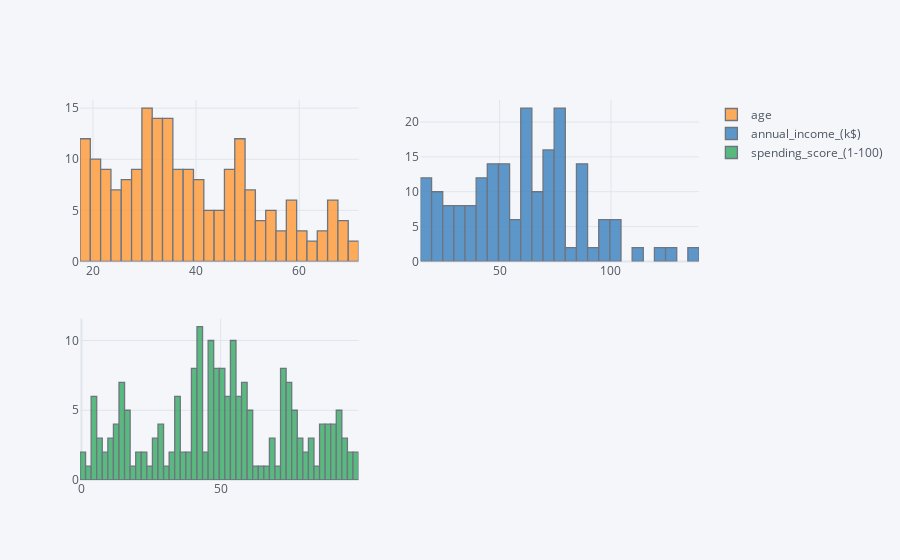

Notebook code cell kept with this figure:
### Code cell
X_numerical.iplot(kind='histogram', subplots=True,bins=50);

### Figure 1 — Plotly figure (JSON) as saved in the notebook; plotly's stock layout.template omitted (floating-point values rounded to 4 significant figures; data arrays with more than 128 entries replaced by an {"elided": "..."} marker saying what was removed)
{"data": [{"histfunc": "count", "histnorm": "", "marker": {"color": "rgba(255, 153, 51, 1.0)", "line": {"color": "#4D5663", "width": 1.3}}, "name": "age", "nbinsx": 50, "opacity": 0.8, "orientation": "v", "type": "histogram", "x": {"elided": "200 int values"}, "xaxis": "x", "yaxis": "y"}, {"histfunc": "count", "histnorm": "", "marker": {"color": "rgba(55, 128, 191, 1.0)", "line": {"color": "#4D5663", "width": 1.3}}, "name": "annual_income_(k$)", "nbinsx": 50, "opacity": 0.8, "orientation": "v", "type": "histogram", "x": {"elided": "200 int values"}, "xaxis": "x2", "yaxis": "y2"}, {"histfunc": "count", "histnorm": "", "marker": {"color": "rgba(50, 171, 96, 1.0)", "line": {"color": "#4D5663", "width": 1.3}}, "name": "spending_score_(1-100)", "nbinsx": 50, "opacity": 0.8, "orientation": "v", "type": "histogram", "x": {"elided": "200 int values"}, "xaxis": "x3", "yaxis": "y3"}], "layout": {"autosize": true, "barmode": "overlay", "legend": {"bgcolor": "#F5F6F9", "font": {"color": "#4D5663"}}, "paper_bgcolor": "#F5F6F9", "plot_bgcolor": "#F5F6F9", "title": {"font": {"color": "#4D5663"}}, "xaxis": {"anchor": "y", "autorange": true, "domain": [0, 0.45], "gridcolor": "#E1E5ED", "range": [17.5, 71.5], "showgrid": true, "tickfont": {"color": "#4D5663"}, "title": {"font": {"color": "#4D5663"}, "text": ""}, "type": "linear", "zerolinecolor": "#E1E5ED"}, "xaxis2": {"anchor": "y2", "autorange": true, "domain": [0.55, 1], "gridcolor": "#E1E5ED", "range": [14.5, 139.5], "showgrid": true, "tickfont": {"color": "#4D5663"}, "title": {"font": {"color": "#4D5663"}, "text": ""}, "type": "linear", "zerolinecolor": "#E1E5ED"}, "xaxis3": {"anchor": "y3", "autorange": true, "domain": [0, 0.45], "gridcolor": "#E1E5ED", "range": [-0.5, 99.5], "showgrid": true, "tickfont": {"color": "#4D5663"}, "title": {"font": {"color": "#4D5663"}, "text": ""}, "type": "linear", "zerolinecolor": "#E1E5ED"}, "yaxis": {"anchor": "x", "autorange": true, "domain": [0.575, 1], "gridcolor": "#E1E5ED", "range": [0, 15.79], "showgrid": true, "tickfont": {"color": "#4D5663"}, "title": {"font": {"color": "#4D5663"}, "text": ""}, "zerolinecolor": "#E1E5ED"}, "yaxis2": {"anchor": "x2", "autorange": true, "domain": [0.575, 1], "gridcolor": "#E1E5ED", "range": [0, 23.16], "showgrid": true, "tickfont": {"color": "#4D5663"}, "title": {"font": {"color": "#4D5663"}, "text": ""}, "zerolinecolor": "#E1E5ED"}, "yaxis3": {"anchor": "x3", "autorange": true, "domain": [0, 0.425], "gridcolor": "#E1E5ED", "range": [0, 11.58], "showgrid": true, "tickfont": {"color": "#4D5663"}, "title": {"font": {"color": "#4D5663"}, "text": ""}, "zerolinecolor": "#E1E5ED"}}}
